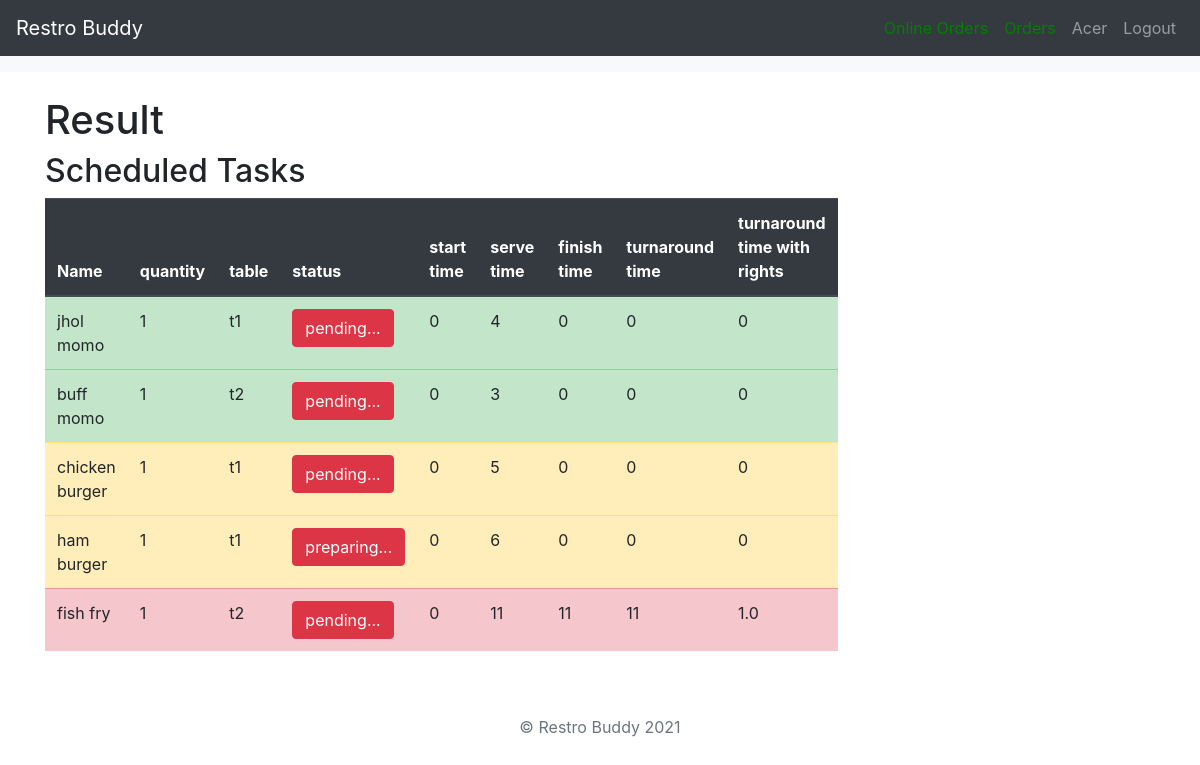
Screenshot of /result-page/ (signed in) with the database file from the repository.
### main/models.py (models this page shows, shortened)
class Item(models.Model):
    category = models.ForeignKey(Category, on_delete=models.CASCADE)
    image = models.ImageField(upload_to="media/")
    name = models.CharField(max_length=100)
    price = models.IntegerField(default=0)
    time = models.IntegerField(default=0)
    def __str__(self):
        return self.name

class Table(models.Model):
    table = models.CharField(max_length=50)
    def __str__(self):
        return self.table

class Order(models.Model):
    item = models.ForeignKey(Item, on_delete=models.CASCADE)
    table = models.ForeignKey(Table, on_delete=models.CASCADE)
    quantity = models.IntegerField(default=1)
    status = models.CharField(max_length=100, default="pending...", blank=True)

### main/views.py (the view)
# urls.py: path('result-page/', views.schedule_queue, name="result-page"),
@permission_required('is_superuser', raise_exception=True)
def schedule_queue(request):
    result_list.clear()
    orders = Order.objects.all().exclude(status="prepared")
    for each in orders:
        new_process_name = each.item
        new_process_at = 0
        new_process_st = each.item.time
        table = each.table
        quantity = each.quantity
        status = each.status
        id = each.id
        new_process = Process(new_process_name, new_process_at, new_process_st, id, table, quantity, status)
        if new_process_name is not None:
            process_list.append(new_process)
    process_list0, process_list1, process_list2 = [], [], []
    for each in process_list:
        if each.serve_time <= 4:
            process_list0.append(each)
        elif each.serve_time <= 8:
            process_list1.append(each)
        else:
            process_list2.append(each)
    queue_list = []
    queue0 = Queue(0, process_list0)
    queue1 = Queue(1, process_list1)
    queue2 = Queue(2, process_list2)
    queue_list.append(queue0)
    queue_list.append(queue1)
    queue_list.append(queue2)
    mfq = Mulitlevelfeedbackqueue(queue_list, 8)
    mfq.scheduling()
    context = {
        "result_list": result_list
    }
    process_list.clear()
    return render(request, 'main/result_page.html', context)

### main/views.py (called while the page is built)
    def size(self):
        return len(self.process_list)

    def get(self, index):
        return self.process_list[index]

    def delete(self, index):
        self.process_list.remove(self.process_list[index])

### main/templates/main/result_page.html (shortened to what this page needs)
{% extends "base.html" %}
{% block content %}
<html>
    <head>
    </head>
    <body>
        <h1>Result</h1>
        <h2>Scheduled Tasks</h2>
        <div class="row">
                <div class="col-lg-4 col-md-4">
        <table align="center" class="table table-xsm" >
            <thead class="thead-dark">
            <tr>
                <th>Name</th>
                <th>quantity</th>
                <th>table</th>
                <th>status</th>
                <th>start time</th>
                <th>serve time</th>
                <th>finish time</th>
                <th>turnaround time</th>
                <th>turnaround time with rights</th>
            </tr>
            </thead>
            <tbody>
            {% for each in result_list %}
            {% if each.serve_time < 5 %}
            <tr class="table-success">
                <td>{{each.name}}</td>
                <td>{{each.quantity}}</td>
                <td>{{each.table}}</td>
                <td><a type="button" class="btn btn-danger" href="/prepare/{{each.id}}">{{each.status}}</a></td>
                <td>{{each.arrive_time}}</td>
                <td>{{each.serve_time}}</td>
                <td>{{each.finish_time}}</td>
                <td>{{each.cycling_time}}</td>
                <td>{{each.w_cycling_time}}</td>
            </tr>
            {% endif %}
            {% endfor %}
            {% for each in result_list %}
            {% if each.serve_time > 4  and each.serve_time < 9 %}
            <tr class="table-warning">
                <td>{{each.name}}</td>
                <td>{{each.quantity}}</td>
                <td>{{each.table}}</td>
                <td><a type="button" class="btn btn-danger" href="/prepare/{{each.id}}">{{each.status}}</a></td>
                <td>{{each.arrive_time}}</td>
                <td>{{each.serve_time}}</td>
                <td>{{each.finish_time}}</td>
                <td>{{each.cycling_time}}</td>
                <td>{{each.w_cycling_time}}</td>
            </tr>
            {% endif %}
            {% endfor %}
            {% for each in result_list %}
            {% if each.serve_time > 8 %}
            <tr class="table-danger">
                <td>{{each.name}}</td>
                <td>{{each.quantity}}</td>
                <td>{{each.table}}</td>
                <td><a type="button" class="btn btn-danger" href="/prepare/{{each.id}}">{{each.status}}</a></td>
                <td>{{each.arrive_time}}</td>
                <td>{{each.serve_time}}</td>
                <td>{{each.finish_time}}</td>
                <td>{{each.cycling_time}}</td>
                <td>{{each.w_cycling_time}}</td>
            </tr>
            {% endif %}
            {% endfor %}
            </tbody>
        </table>
    </div>
        </div>
    </body>
</html>
{% endblock %}

### restaurant/templates/restaurant/base.html (shortened to what this page needs)
<!DOCTYPE html>
<html lang="en">
<head>
    <link rel="stylesheet" href="https://stackpath.bootstrapcdn.com/bootstrap/4.3.1/css/bootstrap.min.css"
>
</head>
<body>
<div>
    <nav class="navbar navbar-expand-sm navbar-dark bg-dark" id="nav">
        <a class="navbar-brand" href="/"> Restro Buddy</a>
        <div class="collapse navbar-collapse">
            {% if user.is_authenticated %}
            <ul class="navbar-nav ml-auto" style="text-transform:capitalize;">
                {% if user.is_superuser %}
                <li class="nav-item">
                    <a class="nav-link " style="color:green;" href="/on_allorders/">Online Orders</a>
                </li>
                <li class="nav-item">
                    <a class="nav-link " style="color:green;" href="/result-page/">Orders</a>
                </li>
                <li class="nav-item">
                    <a class="nav-link " href="/">{{user.username}}</a>
                </li>
                {% endif %}
                <li class="nav-item">
                    <a class="nav-link" href="/logout">logout</a>
                </li>
            </ul>
            {%endif%}
        </div>
    </nav>
</div>
<div class="sticky-top">
    <nav class="navbar navbar-expand-md navbar-light bg-light" id="nav2">
    </nav>
</div>
<div class="container">
    <br>
    {% block content%}
    {% endblock %}
</div>
<br>
<br>
<footer class="text-muted">
    <div class="container text-center">
        <p>© Restro Buddy {% now "Y" %}</p>
    </div>
</footer>
</body>
</html>

### rows the page displays
Item: name "jhol momo"
Table: table "t1", table "t1" "t1"
Order: status "pending..."
Item: name "buff momo"
Table: table "t2"
Order: status "pending..."
Item: name "chicken burger"
Order: status "pending..."
Item: name "ham burger"
Order: status "preparing..."
Item: name "fish fry", quantity "1", table "t2", status "pending...", arrive_time "0", serve_time "11", finish_time "11", cycling_time "11", w_cycling_time "1.0"

### other values shown
{{ user.username }} "Acer"
{{ each.quantity }} "1" "1"
{{ each.arrive_time }} "0" "0"
{{ each.serve_time }} "4" "3"
{{ each.finish_time }} "0" "0"
{{ each.cycling_time }} "0" "0"
{{ each.w_cycling_time }} "0" "0"
{{ each.serve_time }} "5" "6"
